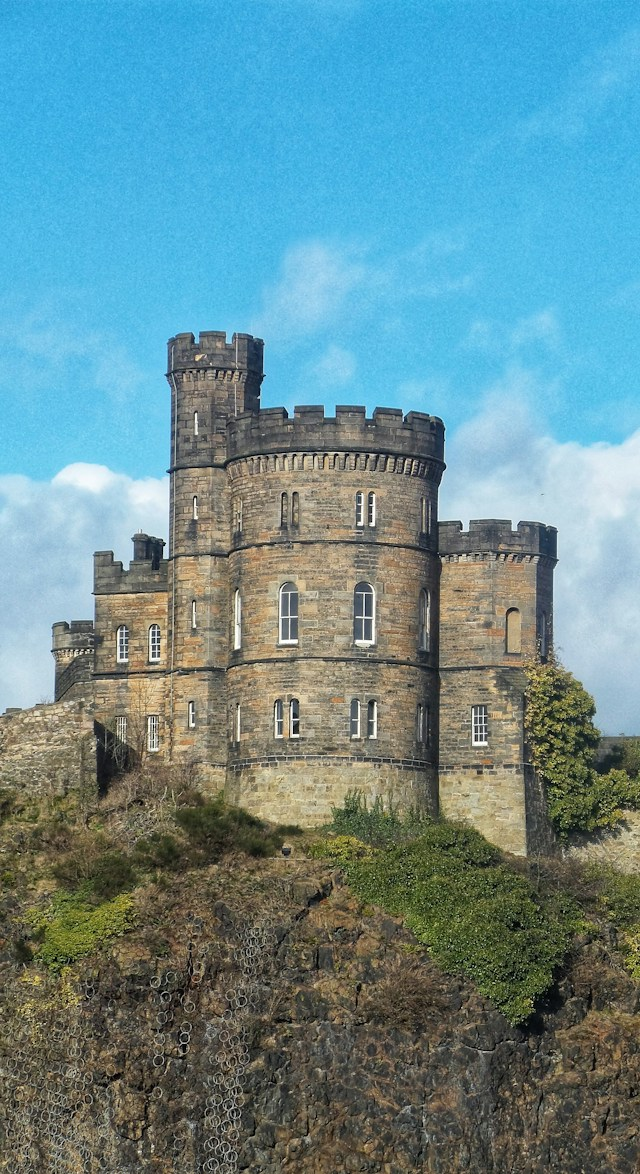
#> input picture data/01_landmark.jpg, 640 x 1174 px, found by its file name
$ python compare_sobel.py   (older library calls are emulated)
#> lines starting #> are read from the running program, lines starting #| are printed output that depends on the picture
### seam_carving/io_utils.py
"""IMAGE INPUT / OUTPUT  -  owner: Isaac      (Spec 1 "reading/writing images" via OpenCV, which the spec allows)

read_image / save_image: images are numpy arrays (H, W, 3) uint8 in OpenCV's BGR order. Everything else in
the project only sees numpy arrays, so any teammate can test with synthetic arrays (no files needed).
downscale_to_width: ordinary resize used ONLY to make test images small enough for the slow graph cut.
It is never part of the seam-carving result (using library resizing for the result would be 'cheating').
"""
import os
import cv2
import numpy as np


def read_image(path: str) -> np.ndarray:
#> called with path = 'data/01_landmark.jpg'
    img = cv2.imread(path, cv2.IMREAD_COLOR)
#> img is the input picture: shape (1174, 640, 3); mean B, G, R 147, 140.3, 102.9
    if img is None:
        raise FileNotFoundError(f"Could not read image: {path}")
    return img


# [13 lines left out: functions save_image, downscale_to_width, not called in this run]

### seam_carving/energy.py
"""ENERGY MAPS  -  owner: Isaac            (Spec 1a, Spec 2b, Spec 5d; Rubric: Design, Implementation)

SPEC 1a  "Calculate the Energy Map ... based on the gradient ... or by using filters like Sobel."
  -> sobel_energy(): |Gx| + |Gy| with the two 3x3 Sobel kernels, summed over the colour channels.
     Written with numpy shifted slices (== a 3x3 convolution), so it is O(H*W) and we do not use
     any content-aware resizing function (forbidden by the spec).
  -> gradient_energy(): simpler finite differences (a baseline to compare against Sobel).
  -> forward_energy(): |I[i,j+1] - I[i,j-1]|, the cost formula quoted in Spec 4 (what the image would
     "tear" if pixel j were removed). Works with every algorithm because it is still a per-pixel map.

SPEC 2b  "Discuss whether Divide and Conquer could improve the efficiency of this [convolution]."
  -> sobel_energy_dc(): the experiment. Divide the image into row strips (with a 1-row halo so border
     pixels see their true neighbours), conquer = run Sobel on each strip (optionally in threads),
     combine = concatenate. Output is identical to sobel_energy (tested). Total work is still
     Theta(H*W): D&C gives NO asymptotic gain, only a possible parallel speed-up. Measure it with
     scripts/experiment_threads.py and say so in the report.

COMPLEXITY: every function here is Theta(H*W) time, Theta(H*W) extra space.
IMPROVE (ideas):  incremental update (after removing a seam only pixels within 1 column of it change),
  cv2.Sobel for speed comparison, true forward energy (Rubinstein et al. 2008) inside the DP.
"""
from concurrent.futures import ThreadPoolExecutor
import numpy as np


def _as3d(img):
    f = img.astype(np.float64)
    return f[:, :, None] if f.ndim == 2 else f


def sobel_energy(img: np.ndarray) -> np.ndarray:
    """|Gx|+|Gy| (3x3 Sobel), summed over channels. Edge pixels use replicated borders."""
    p = np.pad(_as3d(img), ((1, 1), (1, 1), (0, 0)), mode="edge")
    tl, t, tr = p[:-2, :-2], p[:-2, 1:-1], p[:-2, 2:]
    l, r = p[1:-1, :-2], p[1:-1, 2:]
    bl, b, br = p[2:, :-2], p[2:, 1:-1], p[2:, 2:]
    gx = (tr + 2 * r + br) - (tl + 2 * l + bl)
    gy = (bl + 2 * b + br) - (tl + 2 * t + tr)
    return (np.abs(gx) + np.abs(gy)).sum(axis=2)


# [30 lines left out: functions gradient_energy, forward_energy, sobel_energy_dc, not called in this run]


ENERGY_FUNCS = {
    "sobel": sobel_energy,
    "gradient": gradient_energy,
    "forward": forward_energy,
    "sobel_dc": lambda img: sobel_energy_dc(img, parts=4, threads=4),
}


# [13 lines left out: functions compute_energy, energy_to_image, not called in this run]

### scripts/compare_sobel.py
import sys, time
import numpy as np, cv2
sys.path.insert(0, ".")
from seam_carving.energy import sobel_energy
from seam_carving.io_utils import read_image

img = read_image(sys.argv[1] if len(sys.argv) > 1 else "data/01_landmark.jpg")

def cv_sobel(im):
    f = im.astype(np.float64)
    e = 0
    for c in range(f.shape[2]):
        gx = cv2.Sobel(f[:, :, c], cv2.CV_64F, 1, 0, ksize=3)
        gy = cv2.Sobel(f[:, :, c], cv2.CV_64F, 0, 1, ksize=3)
        e = e + np.abs(gx) + np.abs(gy)
    return e

def timeit(f, n=20):
#> called with n = 20
    t = time.perf_counter()
    for _ in range(n):
        out = f(img)
#> this loop made 20 passes
#> pass 1, in sobel_energy, `tl, t, tr = p[:-2, :-2], p[:-2, 1:-1], p[:-2, 2:]`:
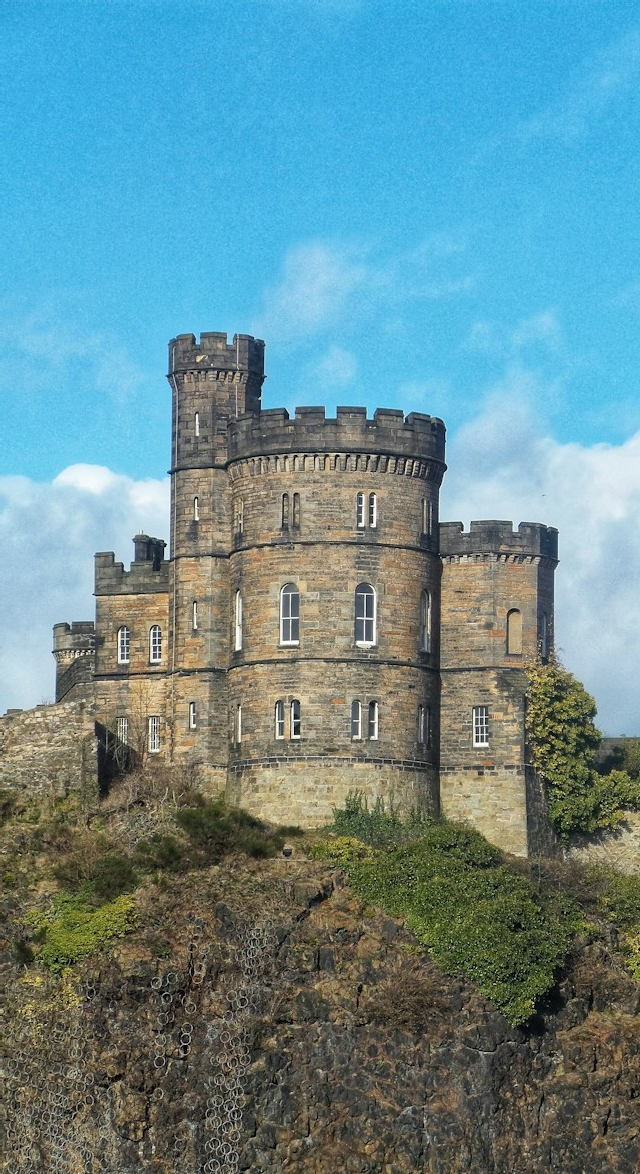
#> tl: shape (1174, 640, 3) float64; mean B, G, R 147.1, 140.4, 102.9
    return (time.perf_counter() - t) / n, out

t1, a = timeit(sobel_energy)
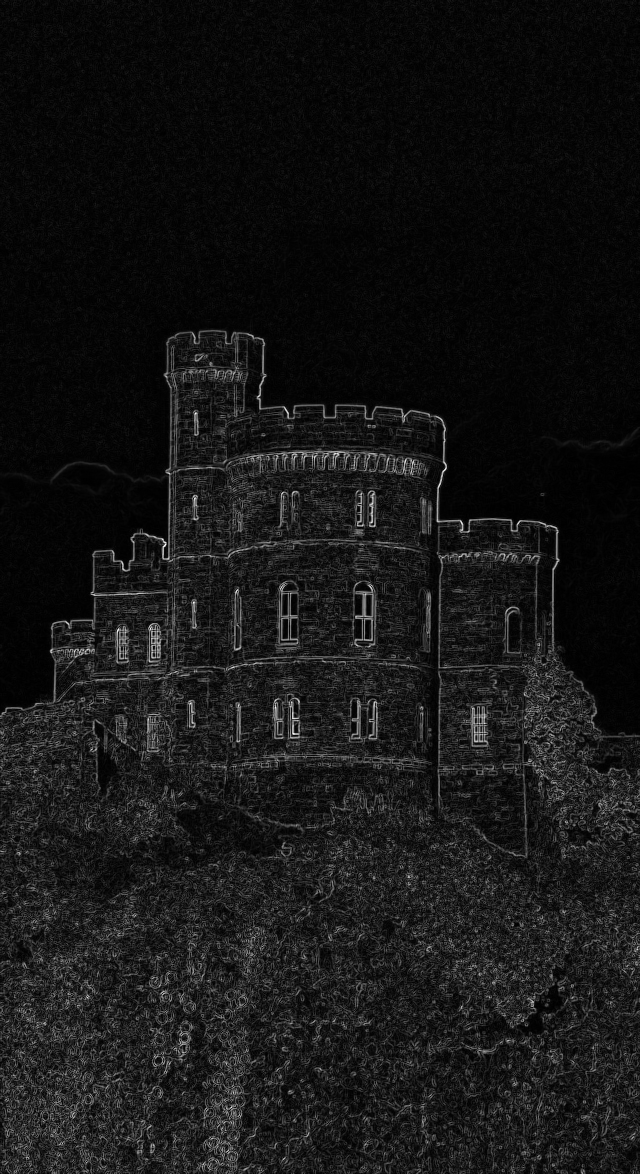
#> a: shape (1174, 640) float64; min 0, max 3512, mean 308.9; drawn with min black and max white
#> t1 = 0.152
t2, b = timeit(cv_sobel)
#> t2 = 0.0606
print(f"ours {t1*1000:.1f} ms | cv2.Sobel {t2*1000:.1f} ms")
#| ours 151.7 ms | cv2.Sobel 60.6 ms
print("interior identical:", np.allclose(a[1:-1, 1:-1], b[1:-1, 1:-1]))
#| interior identical: True

$ run again, with data/02_landscape.jpg copied over data/01_landmark.jpg
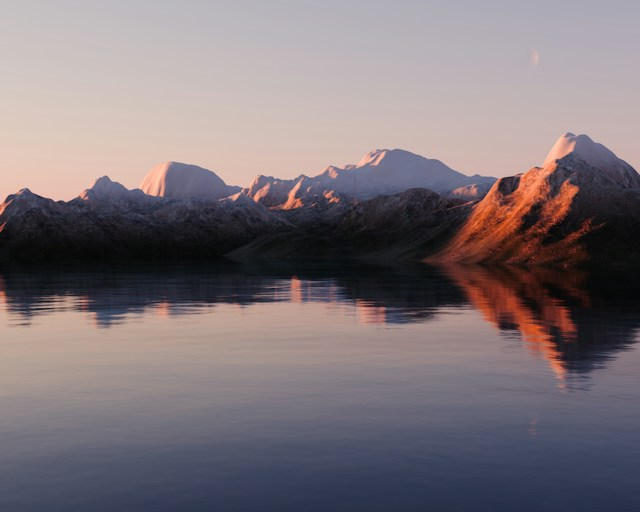
#> input picture data/02_landscape.jpg, 640 x 512 px, found by its file name
#> in read_image, img is the input picture: shape (512, 640, 3); mean B, G, R 120.1, 115.2, 125.3
#> the loop in timeit, `for _ in range(n):` made 20 passes
#> pass 1, in sobel_energy, `tl, t, tr = p[:-2, :-2], p[:-2, 1:-1], p[:-2, 2:]`:
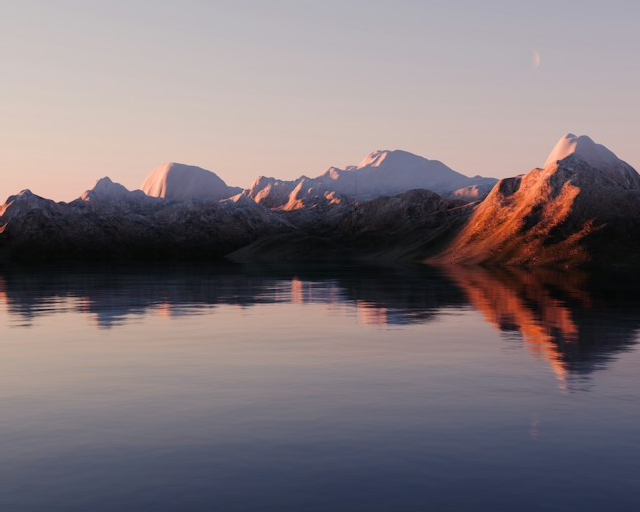
#> tl: shape (512, 640, 3) float64; mean B, G, R 120.4, 115.5, 125.6
#> `t1, a = timeit(sobel_energy)`:
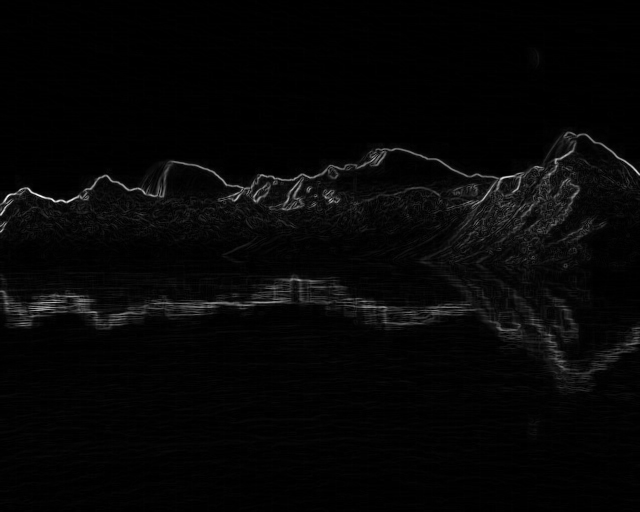
#> a: shape (512, 640) float64; min 0, max 2540, mean 66.4; drawn with min black and max white
#> t1 = 0.0664
#> t2 = 0.0241
#| ours 66.4 ms | cv2.Sobel 24.1 ms
#| interior identical: True

$ run again, with data/03_person.jpg copied over data/01_landmark.jpg
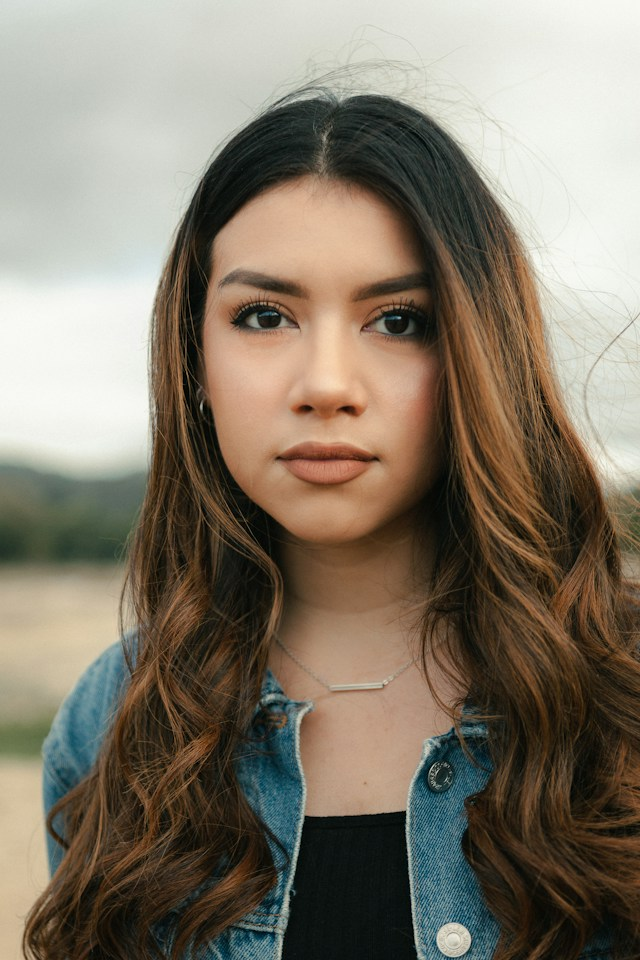
#> input picture data/03_person.jpg, 640 x 960 px, found by its file name
#> in read_image, img is the input picture: shape (960, 640, 3); mean B, G, R 106.1, 121.1, 130.6
#> `t1, a = timeit(sobel_energy)`:
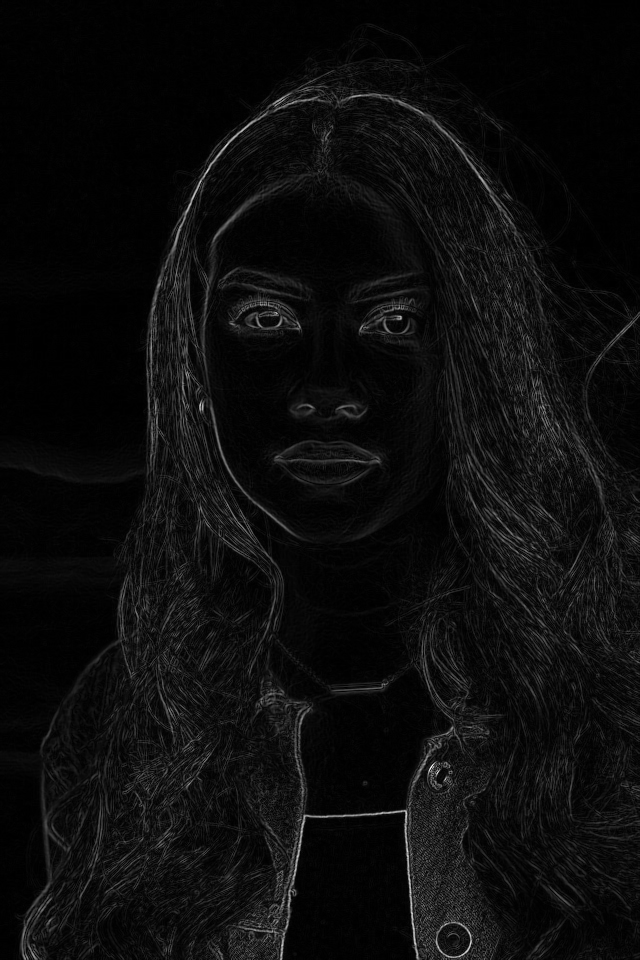
#> a: shape (960, 640) float64; min 0, max 2944, mean 150.8; drawn with min black and max white
#> t1 = 0.121
#> t2 = 0.0573
#| ours 120.6 ms | cv2.Sobel 57.3 ms
#| interior identical: True

$ run again, with data/04_texture.jpg copied over data/01_landmark.jpg
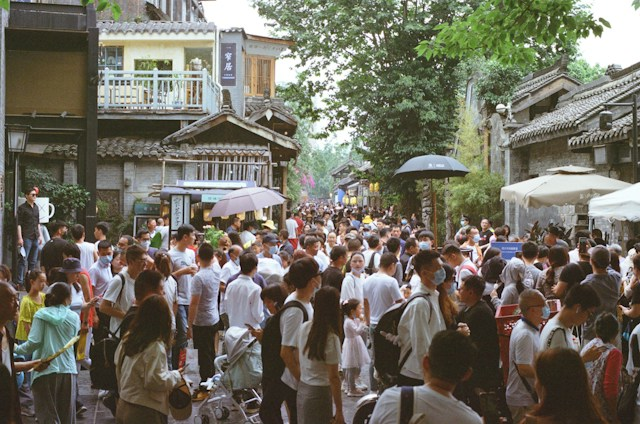
#> input picture data/04_texture.jpg, 640 x 424 px, found by its file name
#> in read_image, img is the input picture: shape (424, 640, 3); mean B, G, R 97.8, 110.1, 113.5
#> the loop in timeit, `for _ in range(n):` made 20 passes
#> pass 1, in sobel_energy, `tl, t, tr = p[:-2, :-2], p[:-2, 1:-1], p[:-2, 2:]`:
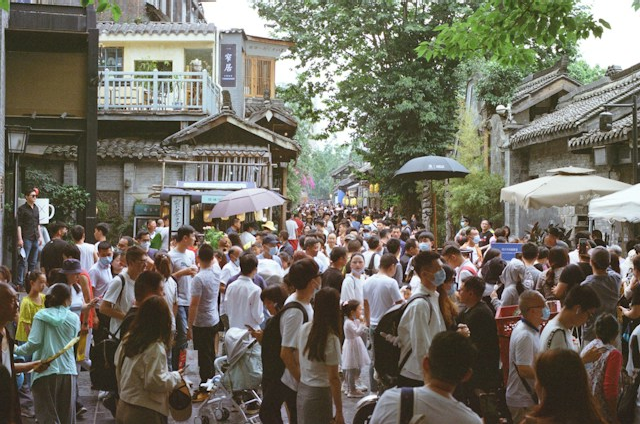
#> t: shape (424, 640, 3) float64; mean B, G, R 98, 110.3, 113.6
#> `t1, a = timeit(sobel_energy)`:
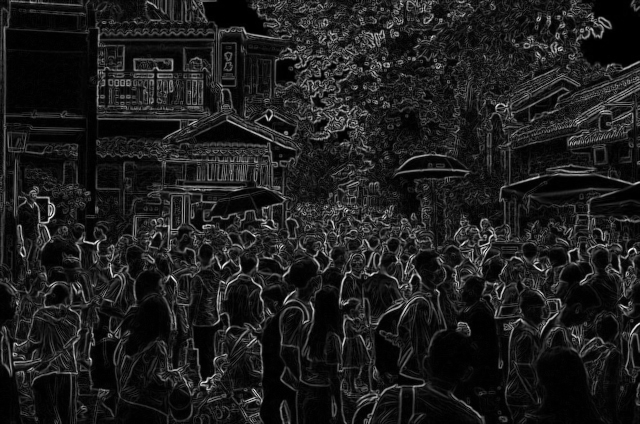
#> a: shape (424, 640) float64; min 0, max 3850, mean 455.1; drawn with min black and max white
#> t1 = 0.061
#> t2 = 0.0216
#| ours 61.0 ms | cv2.Sobel 21.6 ms
#| interior identical: True
